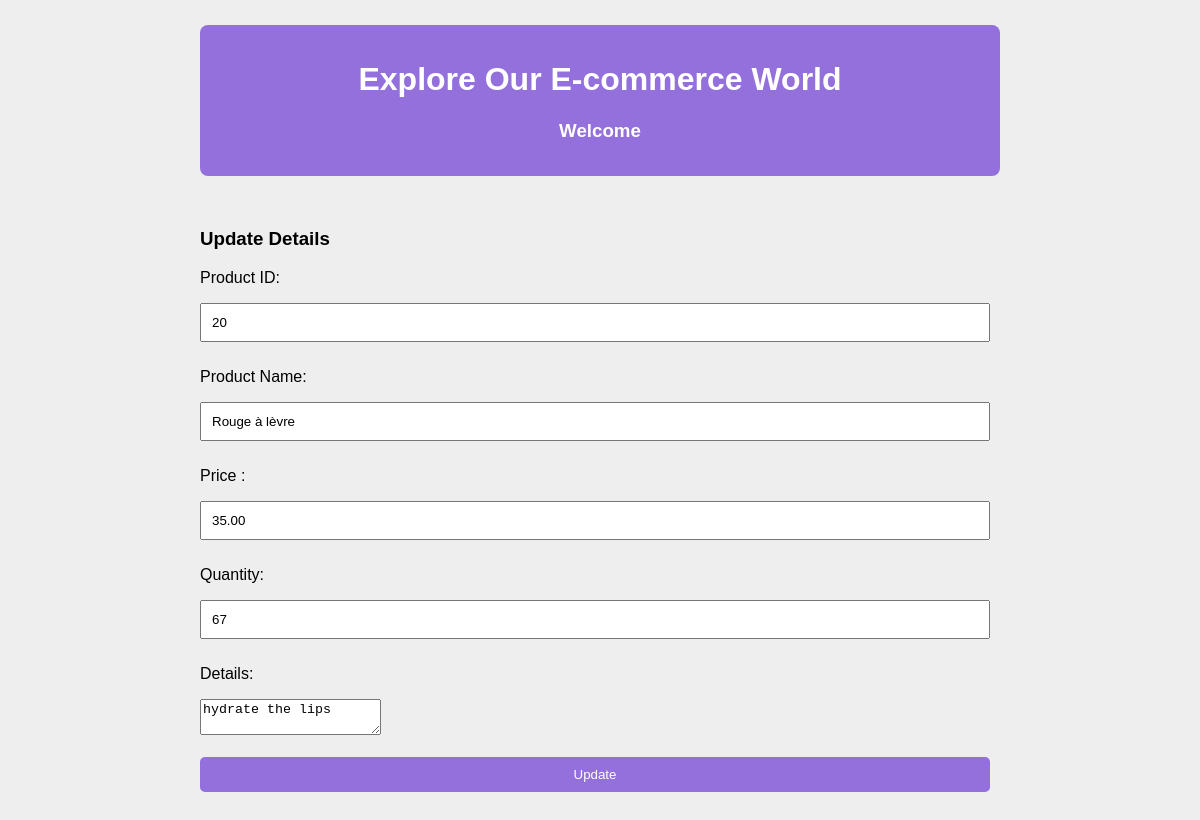
The app's page /edit/20 with its own data.
### product/models.py (models this page shows, shortened)
class Product(models.Model):
    pname = models.CharField(max_length=20)
    price = models.DecimalField(max_digits=10, decimal_places=2)
    quantity = models.IntegerField()
    details = models.TextField()
    class Meta:
        db_table = "product"

### product/views.py (the view)
# urls.py: path('edit/<int:id>',views.edit),
def edit(request, id):
    product = Product.objects.get(id=id)
    return render(request, 'edit.html', {'product': product})

### product/templates/edit.html (shortened to what this page needs)
<!DOCTYPE html>
<html lang="en">
<head>
    {% load static %}
    <link rel="stylesheet" href="{% static 'css/style.css' %}">
</head>
<body>
    <div class="container">
        <div class="header">
            <h1>Explore Our E-commerce World</h1>
            <h3>Welcome</h3>
        </div>
        <form method="POST" action="/update/{{product.id}}">
            <div>
                <br>
                <p>
                    <h3>Update Details</h3>
                </p>
            </div>
            <div>
                <p>Product ID:</p>
                <div>
                    <input type="text" name="pid" value="{{product.pk}}" readonly />
                </div>
            </div>
            <div>
                <p>Product Name:</p>
                <div>
                    <input type="text" name="pname" value="{{product.pname}}" />
                </div>
            </div>
            <div>
                <p>Price :</p>
                <div>
                    <input type="text" name="price" value="{{product.price}}" />
                </div>
            </div>
            <div>
                <p>Quantity:</p>
                <div>
                    <input type="text" name="quantity" value="{{product.quantity}}" />
                </div>
            </div>
            <div>
                <p>Details:</p>
                <div>
                    <textarea name="details">{{product.details}}</textarea>
                </div>
            </div>
            <div>
                <br>
                <button type="submit">Update</button>
            </div>
        </form>
    </div>
</body>
</html>

### product/static/css/style.css (style rules this page uses)
body { background: #eee; margin: 25px; font-family: 'Arial', sans-serif; }
.container { max-width: 800px; margin: 0 auto; }
.header { background-color: #9370DB; color: white; padding: 15px; border-radius: 8px; text-align: center; }
form { margin-bottom: 20px; }
form input, form button { width: calc(100% - 10px); margin-bottom: 10px; padding: 10px; box-sizing: border-box; }
button { border: none; border-radius: 5px; padding: 10px; color: white; background-color: #9370DB; cursor: pointer; text-decoration: none; }

### records on screen
Product: pid "20", pname "Rouge à lèvre", price "35.00", quantity "67", details "hydrate the lips"
